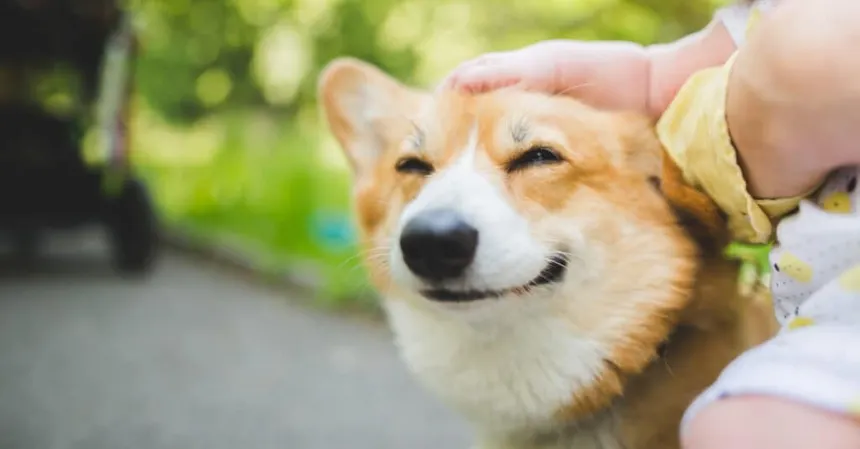
#> input picture images/input/dog image.webp, 860 x 449 px
$ python main.py
#> lines starting #> are read from the running program, lines starting #| are printed output that depends on the picture; after the words box and inside, x2 and y2 are one past the last pixel; in counts of white or black regions, pixels touching at a corner belong together
### src/image_io.py
from PIL import Image

def load_image(path):
#> called with path = 'images/input/dog image.webp'
    img=Image.open(path)
#> img is the input picture: PIL image 860x449 RGB; mean R, G, B 159.4, 155.1, 122.7
    return img

def save_image(image,path):
    image.save(path)

### src/background_remover.py
from PIL import Image
import numpy as np
def add_alpha_channel(image):
    return image.convert("RGBA")
def apply_alpha(image, alpha):
    image.putalpha(alpha)
    return image

def create_dummy_mask(image):
    width, height = image.size
#> width = 860; height = 449

    mask = Image.new("L", (width, height), 0)
#> mask: PIL image 860x449 L; every value is 0
    img=np.array(mask)
    img[:, :width//2] = 255
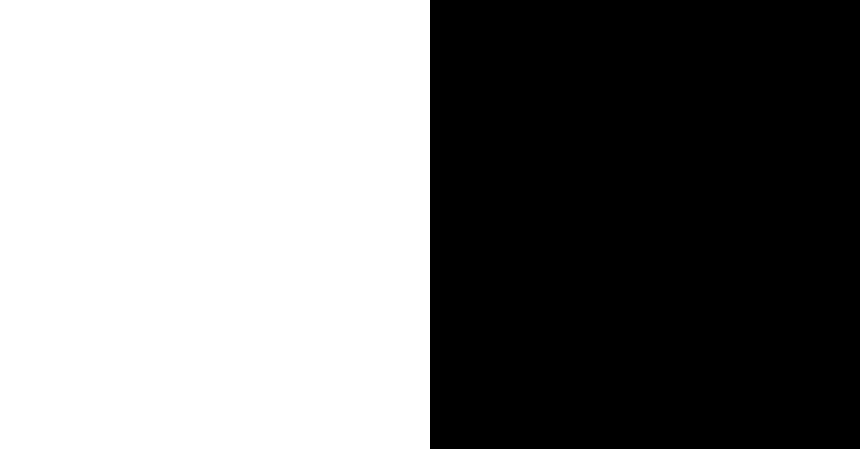
#> img: shape (449, 860); 50% white; 1 white region, box (x1, y1, x2, y2) and area: (0, 0, 430, 449) 193070
    return Image.fromarray(img)

def remove_background(image):
    rgba = add_alpha_channel(image)
    mask = create_dummy_mask(image)
    mask.save("images/output/mask.png")

    return apply_alpha(image,mask)
#> in apply_alpha, `image.putalpha(alpha)`:
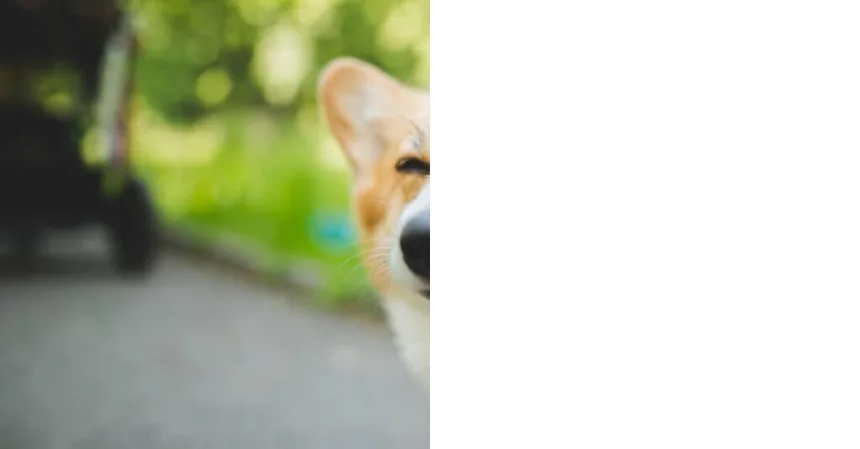
#> image: PIL image 860x449 RGBA; mean R, G, B, A 159.4, 155.1, 122.7, 127.5; transparent parts drawn white

### main.py
from src.image_io import load_image, save_image
from src.background_remover import remove_background

img = load_image("images/input/dog image.webp")
result = remove_background(img)
save_image(result, "images/output/output.png")
print("Background removed successfully!")
print(result.mode)
#| RGBA
